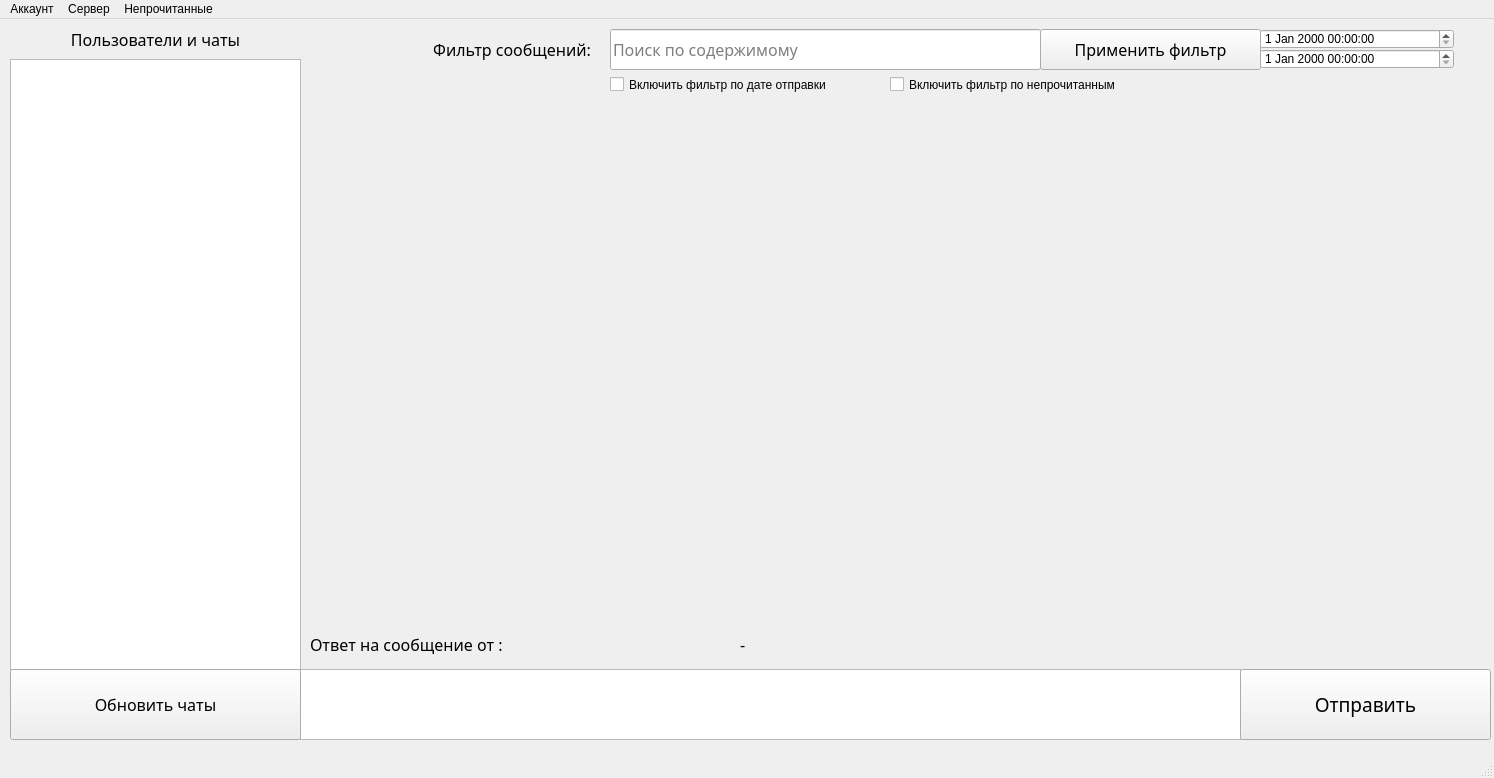
<?xml version="1.0" encoding="UTF-8"?>
<ui version="4.0">
 <class>BaseWindow</class>
 <widget class="QMainWindow" name="BaseWindow">
  <property name="geometry">
   <rect>
    <x>0</x>
    <y>0</y>
    <width>1494</width>
    <height>778</height>
   </rect>
  </property>
  <property name="minimumSize">
   <size>
    <width>0</width>
    <height>0</height>
   </size>
  </property>
  <property name="maximumSize">
   <size>
    <width>1494</width>
    <height>778</height>
   </size>
  </property>
  <property name="windowTitle">
   <string>MainWindow</string>
  </property>
  <property name="autoFillBackground">
   <bool>false</bool>
  </property>
  <widget class="QWidget" name="centralwidget">
   <widget class="QListWidget" name="chatsListWidget">
    <property name="geometry">
     <rect>
      <x>10</x>
      <y>40</y>
      <width>291</width>
      <height>611</height>
     </rect>
    </property>
   </widget>
   <widget class="QLabel" name="chatsLabel">
    <property name="geometry">
     <rect>
      <x>10</x>
      <y>10</y>
      <width>291</width>
      <height>21</height>
     </rect>
    </property>
    <property name="font">
     <font>
      <family>Segoe Print</family>
      <pointsize>12</pointsize>
     </font>
    </property>
    <property name="text">
     <string>Пользователи и чаты</string>
    </property>
    <property name="alignment">
     <set>Qt::AlignmentFlag::AlignCenter</set>
    </property>
    <property name="indent">
     <number>-1</number>
    </property>
   </widget>
   <widget class="QTextEdit" name="messageTextEdit">
    <property name="geometry">
     <rect>
      <x>300</x>
      <y>650</y>
      <width>941</width>
      <height>71</height>
     </rect>
    </property>
   </widget>
   <widget class="QPushButton" name="sendMessageButton">
    <property name="geometry">
     <rect>
      <x>1240</x>
      <y>650</y>
      <width>251</width>
      <height>71</height>
     </rect>
    </property>
    <property name="font">
     <font>
      <family>Segoe Print</family>
      <pointsize>14</pointsize>
      <bold>false</bold>
      <underline>false</underline>
      <strikeout>false</strikeout>
      <kerning>true</kerning>
     </font>
    </property>
    <property name="text">
     <string>Отправить</string>
    </property>
   </widget>
   <widget class="QPushButton" name="updateChatsButton">
    <property name="geometry">
     <rect>
      <x>10</x>
      <y>650</y>
      <width>291</width>
      <height>71</height>
     </rect>
    </property>
    <property name="font">
     <font>
      <family>Segoe Print</family>
      <pointsize>12</pointsize>
      <bold>false</bold>
      <underline>false</underline>
      <strikeout>false</strikeout>
      <kerning>true</kerning>
     </font>
    </property>
    <property name="text">
     <string>Обновить чаты</string>
    </property>
   </widget>
   <widget class="QLabel" name="answerInfoLabel">
    <property name="enabled">
     <bool>true</bool>
    </property>
    <property name="geometry">
     <rect>
      <x>310</x>
      <y>610</y>
      <width>421</width>
      <height>31</height>
     </rect>
    </property>
    <property name="font">
     <font>
      <family>Segoe Print</family>
      <pointsize>12</pointsize>
     </font>
    </property>
    <property name="text">
     <string>Ответ на сообщение от :</string>
    </property>
    <property name="alignment">
     <set>Qt::AlignmentFlag::AlignJustify|Qt::AlignmentFlag::AlignVCenter</set>
    </property>
    <property name="indent">
     <number>-1</number>
    </property>
   </widget>
   <widget class="QLabel" name="answerTextLabel">
    <property name="geometry">
     <rect>
      <x>740</x>
      <y>610</y>
      <width>951</width>
      <height>31</height>
     </rect>
    </property>
    <property name="font">
     <font>
      <family>Segoe Print</family>
      <pointsize>12</pointsize>
     </font>
    </property>
    <property name="text">
     <string>-</string>
    </property>
    <property name="alignment">
     <set>Qt::AlignmentFlag::AlignJustify|Qt::AlignmentFlag::AlignVCenter</set>
    </property>
    <property name="indent">
     <number>-1</number>
    </property>
   </widget>
   <widget class="QLabel" name="searchLabel">
    <property name="geometry">
     <rect>
      <x>310</x>
      <y>10</y>
      <width>281</width>
      <height>41</height>
     </rect>
    </property>
    <property name="font">
     <font>
      <family>Segoe Print</family>
      <pointsize>12</pointsize>
     </font>
    </property>
    <property name="text">
     <string>Фильтр сообщений:</string>
    </property>
    <property name="alignment">
     <set>Qt::AlignmentFlag::AlignRight|Qt::AlignmentFlag::AlignTrailing|Qt::AlignmentFlag::AlignVCenter</set>
    </property>
    <property name="indent">
     <number>-1</number>
    </property>
   </widget>
   <widget class="QLineEdit" name="filterLineEdit">
    <property name="geometry">
     <rect>
      <x>610</x>
      <y>10</y>
      <width>431</width>
      <height>41</height>
     </rect>
    </property>
    <property name="font">
     <font>
      <family>Segoe Print</family>
      <pointsize>12</pointsize>
      <italic>false</italic>
      <bold>false</bold>
     </font>
    </property>
    <property name="maxLength">
     <number>20</number>
    </property>
    <property name="frame">
     <bool>true</bool>
    </property>
    <property name="alignment">
     <set>Qt::AlignmentFlag::AlignJustify|Qt::AlignmentFlag::AlignVCenter</set>
    </property>
    <property name="readOnly">
     <bool>false</bool>
    </property>
    <property name="placeholderText">
     <string>Поиск по содержимому</string>
    </property>
   </widget>
   <widget class="QPushButton" name="setFilterButton">
    <property name="geometry">
     <rect>
      <x>1040</x>
      <y>10</y>
      <width>221</width>
      <height>41</height>
     </rect>
    </property>
    <property name="font">
     <font>
      <family>Segoe Print</family>
      <pointsize>12</pointsize>
      <bold>false</bold>
      <underline>false</underline>
      <strikeout>false</strikeout>
      <kerning>true</kerning>
     </font>
    </property>
    <property name="text">
     <string>Применить фильтр</string>
    </property>
   </widget>
   <widget class="QDateTimeEdit" name="dateTimeFirst">
    <property name="geometry">
     <rect>
      <x>1260</x>
      <y>10</y>
      <width>194</width>
      <height>20</height>
     </rect>
    </property>
   </widget>
   <widget class="QDateTimeEdit" name="dateTimeLast">
    <property name="geometry">
     <rect>
      <x>1260</x>
      <y>30</y>
      <width>194</width>
      <height>20</height>
     </rect>
    </property>
   </widget>
   <widget class="QCheckBox" name="checkBoxEnableFilterBySentAt">
    <property name="geometry">
     <rect>
      <x>610</x>
      <y>50</y>
      <width>281</width>
      <height>31</height>
     </rect>
    </property>
    <property name="text">
     <string>Включить фильтр по дате отправки</string>
    </property>
   </widget>
   <widget class="QCheckBox" name="checkBoxEnableFilterByUnread">
    <property name="geometry">
     <rect>
      <x>890</x>
      <y>50</y>
      <width>301</width>
      <height>31</height>
     </rect>
    </property>
    <property name="text">
     <string>Включить фильтр по непрочитанным</string>
    </property>
   </widget>
  </widget>
  <widget class="QMenuBar" name="menuBar">
   <property name="geometry">
    <rect>
     <x>0</x>
     <y>0</y>
     <width>1494</width>
     <height>26</height>
    </rect>
   </property>
   <widget class="QMenu" name="menuAccount">
    <property name="title">
     <string>Аккаунт</string>
    </property>
    <addaction name="accInfoAction"/>
    <addaction name="exitAccountAction"/>
   </widget>
   <widget class="QMenu" name="menuConnection">
    <property name="title">
     <string>Сервер</string>
    </property>
    <addaction name="connectionStatusAction"/>
    <addaction name="separator"/>
    <addaction name="reTryToConnectAction"/>
   </widget>
   <widget class="QMenu" name="menu">
    <property name="title">
     <string>Непрочитанные</string>
    </property>
    <addaction name="actionUpperUnreads"/>
    <addaction name="actionMiddleUnreads"/>
    <addaction name="actionLowerUnreads"/>
   </widget>
   <addaction name="menuAccount"/>
   <addaction name="menuConnection"/>
   <addaction name="menu"/>
  </widget>
  <widget class="QStatusBar" name="statusbar"/>
  <action name="actionNew">
   <property name="text">
    <string>New</string>
   </property>
  </action>
  <action name="actionOpen">
   <property name="text">
    <string>Open</string>
   </property>
  </action>
  <action name="actionSave">
   <property name="text">
    <string>Save</string>
   </property>
  </action>
  <action name="actionExit">
   <property name="text">
    <string>Exit</string>
   </property>
  </action>
  <action name="actionCopy">
   <property name="text">
    <string>Copy</string>
   </property>
  </action>
  <action name="actionPaste">
   <property name="text">
    <string>Paste</string>
   </property>
  </action>
  <action name="actionAbout">
   <property name="text">
    <string>About</string>
   </property>
  </action>
  <action name="action434">
   <property name="text">
    <string>434</string>
   </property>
  </action>
  <action name="accInfoAction">
   <property name="text">
    <string>Информация</string>
   </property>
  </action>
  <action name="reTryToConnectAction">
   <property name="checkable">
    <bool>false</bool>
   </property>
   <property name="enabled">
    <bool>false</bool>
   </property>
   <property name="text">
    <string>Присоединиться к серверу</string>
   </property>
  </action>
  <action name="action_3">
   <property name="text">
    <string>Пользователи</string>
   </property>
  </action>
  <action name="action_4">
   <property name="text">
    <string>Групповые чаты</string>
   </property>
  </action>
  <action name="action_5">
   <property name="text">
    <string>Удаление учётной записи</string>
   </property>
  </action>
  <action name="exit">
   <property name="text">
    <string>Выйти из приложения</string>
   </property>
  </action>
  <action name="exitAccountAction">
   <property name="text">
    <string>Выйти из аккаунта</string>
   </property>
  </action>
  <action name="connectionStatusAction">
   <property name="enabled">
    <bool>false</bool>
   </property>
   <property name="text">
    <string>Статус подключения: </string>
   </property>
   <property name="font">
    <font/>
   </property>
  </action>
  <action name="actionUpperUnreads">
   <property name="text">
    <string>Выше текущего обзора</string>
   </property>
  </action>
  <action name="actionMiddleUnreads">
   <property name="text">
    <string>В пределах текущего обзора</string>
   </property>
  </action>
  <action name="actionLowerUnreads">
   <property name="text">
    <string>Ниже текущего обзора</string>
   </property>
  </action>
 </widget>
 <resources/>
 <connections/>
</ui>
